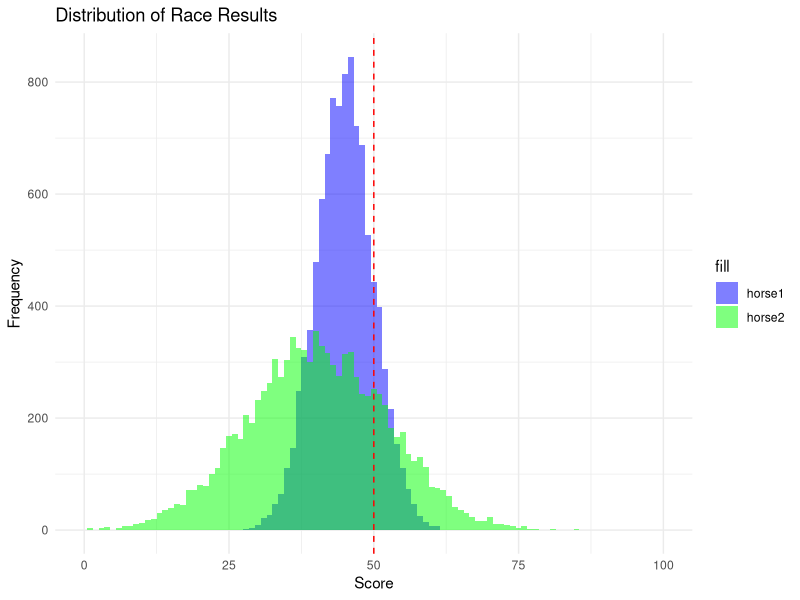
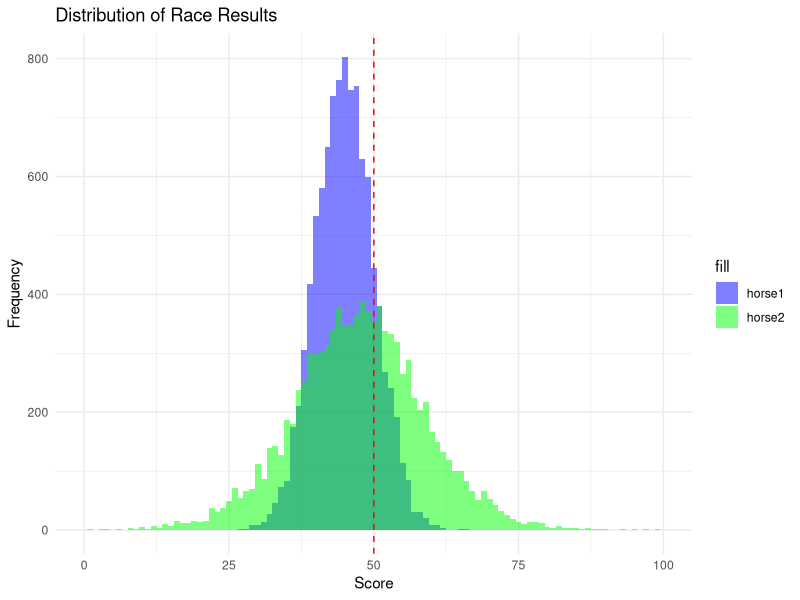
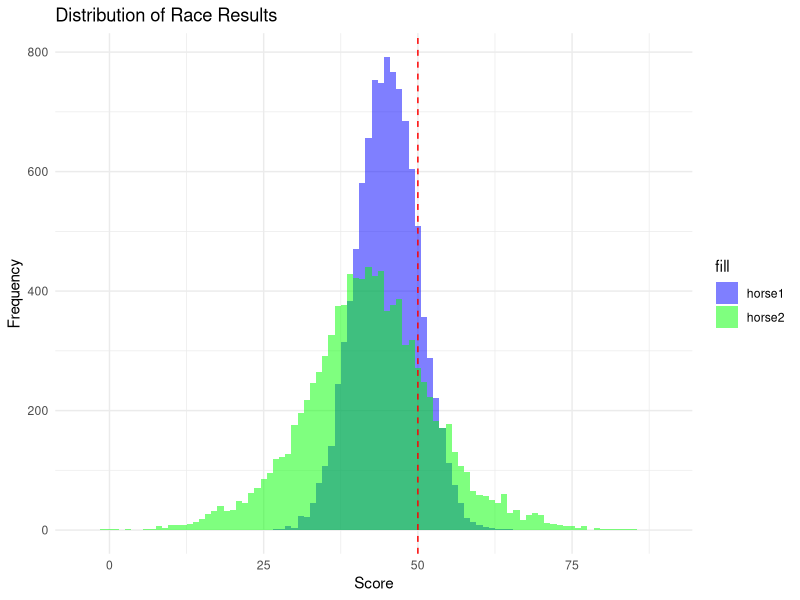

These charts were generated, in order, by the following R code:
## ---- chunk 1
library(ggplot2)

# number of simulations
n_sims <- 10000

# define horses with different mean and variance
horses <- list(
  horse1 = list(mean = 45, sd = 5),
  horse2 = list(mean = 40, sd = 12)
  
)

# function to simulate one race
simulate_race <- function(horses) {
  results <- sapply(horses, function(horse) {
    rnorm(1, mean = horse$mean, sd = horse$sd)
  })
  return(results)
}

# simulate many races
race_results <- replicate(n_sims, simulate_race(horses))

# calculate probabilities of winning (getting above 50)
win_probs <- apply(race_results, 1, function(horse_results) {
  mean(horse_results > 50)
})


print(win_probs)
## ---- chunk 2

# Convert win_probs to a data frame
race_results_df <- data.frame(t(race_results))

# Set common limits for x-axis
common_x_limits <- range(0, 100)  # assuming win_probs are probabilities between 0 and 1


plot_race_results <- ggplot(race_results_df, aes(x = horse1, fill = "horse1")) +
  geom_histogram(binwidth = 1, alpha = 0.5, position = "identity") +
  geom_histogram(data = race_results_df, aes(x = horse2, fill = "horse2"), 
                 binwidth = 1, alpha = 0.5, position = "identity") +
  geom_vline(xintercept = 50, linetype = "dashed", color = "red") +
  labs(title = "Distribution of Race Results", x = "Score", y = "Frequency") +
  xlim(common_x_limits) +
  scale_fill_manual(values = c("blue", "green")) +  # custom fill colors
  theme_minimal()

plot_race_results
## ---- chunk 3
# number of simulations
n_sims <- 10000

# define horse1 with a fixed mean and variance
horse1 <- list(mean = 45, sd = 5)

# function to generate a random horse with specified mean and variance ranges
generate_random_horse <- function(mean_range, sd_range) {
  mean <- runif(1, mean_range[1], mean_range[2])
  sd <- runif(1, sd_range[1], sd_range[2])
  return(list(mean = mean, sd = sd))
}

# function to simulate one race
simulate_race <- function(horse1, mean_range, sd_range) {
  horse2 <- generate_random_horse(mean_range, sd_range)
  
  horse1_result <- rnorm(1, mean = horse1$mean, sd = horse1$sd)
  horse2_result <- rnorm(1, mean = horse2$mean, sd = horse2$sd)
  
  return(c(horse1_result, horse2_result))
}

# simulate many races
mean_range <- c(40, 55)
sd_range <- c(5, 15)


race_results <- replicate(n_sims, simulate_race(horse1, mean_range, sd_range))
race_results <- t(race_results)  # transpose for easier handling

# calculate probabilities of winning (getting above 50)
win_probs <- colMeans(race_results > 50)
names(win_probs) <- c("horse1", "horse2")


# print win probabilities
names(win_probs) <- c("horse1", "horse2")
print(win_probs)


# create a data frame for plotting
race_results_df <- data.frame(
  horse1 = race_results[, 1],
  horse2 = race_results[, 2]
)

## ---- chunk 4
plot_race_results <- ggplot(race_results_df, aes(x = horse1, fill = "horse1")) +
  geom_histogram(binwidth = 1, alpha = 0.5, position = "identity") +
  geom_histogram(data = race_results_df, aes(x = horse2, fill = "horse2"), 
                 binwidth = 1, alpha = 0.5, position = "identity") +
  geom_vline(xintercept = 50, linetype = "dashed", color = "red") +
  labs(title = "Distribution of Race Results", x = "Score", y = "Frequency") +
  xlim(common_x_limits) +
  scale_fill_manual(values = c("blue", "green")) +  # custom fill colors
  theme_minimal()

plot_race_results

## ---- chunk 5
mean_range <- c(40, 44)
sd_range <- c(5, 15)


race_results <- replicate(n_sims, simulate_race(horse1, mean_range, sd_range))
race_results <- t(race_results)  


win_probs <- colMeans(race_results > 50)
names(win_probs) <- c("horse1", "horse2")



names(win_probs) <- c("horse1", "horse2")
print(win_probs)


race_results_df <- data.frame(
  horse1 = race_results[, 1],
  horse2 = race_results[, 2]
)

## ---- chunk 6

common_x_limits <- range(c(race_results_df$horse1, race_results_df$horse2))
common_y_limits <- range(0, # assuming y-axis starts from 0
                         max(
                           hist(race_results_df$horse1, plot = FALSE)$counts,
                           hist(race_results_df$horse2, plot = FALSE)$counts
                         ))


plot_race_results <- ggplot(race_results_df, aes(x = horse1, fill = "horse1")) +
  geom_histogram(binwidth = 1, alpha = 0.5, position = "identity") +
  geom_histogram(data = race_results_df, aes(x = horse2, fill = "horse2"), 
                 binwidth = 1, alpha = 0.5, position = "identity") +
  geom_vline(xintercept = 50, linetype = "dashed", color = "red") +
  labs(title = "Distribution of Race Results", x = "Score", y = "Frequency") +
  xlim(common_x_limits) +
  scale_fill_manual(values = c("blue", "green")) +  # custom fill colors
  theme_minimal()

plot_race_results

